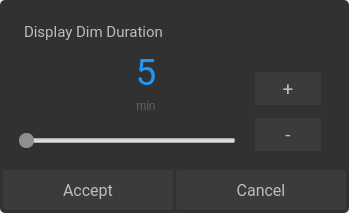
<?xml version="1.0" encoding="UTF-8"?>
<ui version="4.0">
 <class>DisplayDimBrightnessSettingsBasic</class>
 <widget class="QDialog" name="DisplayDimBrightnessSettingsBasic">
  <property name="geometry">
   <rect>
    <x>0</x>
    <y>0</y>
    <width>349</width>
    <height>213</height>
   </rect>
  </property>
  <property name="windowTitle">
   <string>Dialog</string>
  </property>
  <property name="styleSheet">
   <string notr="true"/>
  </property>
  <widget class="QPushButton" name="displayDimAccept">
   <property name="geometry">
    <rect>
     <x>3</x>
     <y>170</y>
     <width>170</width>
     <height>40</height>
    </rect>
   </property>
   <property name="font">
    <font>
     <family>Roboto</family>
     <pointsize>12</pointsize>
    </font>
   </property>
   <property name="focusPolicy">
    <enum>Qt::NoFocus</enum>
   </property>
   <property name="styleSheet">
    <string notr="true">QPushButton {
background-color:#3B3B3B;
color:#BDBDBD;
border:none;
border-radius:3px;
}
QPushButton:pressed {
background-color:#606060;
color:#BDBDBD;
border:none;
border-radius:3px;
}
</string>
   </property>
   <property name="text">
    <string>Accept</string>
   </property>
  </widget>
  <widget class="QLabel" name="displayDimUnit">
   <property name="geometry">
    <rect>
     <x>121</x>
     <y>99</y>
     <width>50</width>
     <height>14</height>
    </rect>
   </property>
   <property name="styleSheet">
    <string notr="true">color:#616161</string>
   </property>
   <property name="text">
    <string>min</string>
   </property>
   <property name="alignment">
    <set>Qt::AlignHCenter|Qt::AlignTop</set>
   </property>
  </widget>
  <widget class="QPushButton" name="displayDimCancel">
   <property name="geometry">
    <rect>
     <x>176</x>
     <y>170</y>
     <width>170</width>
     <height>40</height>
    </rect>
   </property>
   <property name="font">
    <font>
     <family>Roboto</family>
     <pointsize>12</pointsize>
    </font>
   </property>
   <property name="focusPolicy">
    <enum>Qt::NoFocus</enum>
   </property>
   <property name="styleSheet">
    <string notr="true">QPushButton {
background-color:#3B3B3B;
color:#BDBDBD;
border:none;
border-radius:3px;
}
QPushButton:pressed {
background-color:#606060;
color:#BDBDBD;
border:none;
border-radius:3px;
}
</string>
   </property>
   <property name="text">
    <string>Cancel</string>
   </property>
  </widget>
  <widget class="QLabel" name="displayDimTitle">
   <property name="geometry">
    <rect>
     <x>24</x>
     <y>16</y>
     <width>161</width>
     <height>31</height>
    </rect>
   </property>
   <property name="font">
    <font>
     <family>Roboto</family>
     <pointsize>11</pointsize>
    </font>
   </property>
   <property name="styleSheet">
    <string notr="true">color:#BDBDBD</string>
   </property>
   <property name="text">
    <string>Display Dim Duration</string>
   </property>
  </widget>
  <widget class="QSlider" name="displayDimSlider">
   <property name="geometry">
    <rect>
     <x>19</x>
     <y>125</y>
     <width>217</width>
     <height>32</height>
    </rect>
   </property>
   <property name="focusPolicy">
    <enum>Qt::NoFocus</enum>
   </property>
   <property name="styleSheet">
    <string notr="true">QSlider::handle:horizontal {
    background: #8f8f8f;
    width: 20px;
    border-radius: 7px;
}</string>
   </property>
   <property name="minimum">
    <number>1</number>
   </property>
   <property name="maximum">
    <number>10</number>
   </property>
   <property name="pageStep">
    <number>1</number>
   </property>
   <property name="orientation">
    <enum>Qt::Horizontal</enum>
   </property>
   <property name="invertedAppearance">
    <bool>false</bool>
   </property>
   <property name="invertedControls">
    <bool>false</bool>
   </property>
  </widget>
  <widget class="QPushButton" name="displayDimIncrement">
   <property name="geometry">
    <rect>
     <x>255</x>
     <y>72</y>
     <width>66</width>
     <height>33</height>
    </rect>
   </property>
   <property name="font">
    <font>
     <family>Roboto</family>
     <pointsize>14</pointsize>
    </font>
   </property>
   <property name="focusPolicy">
    <enum>Qt::NoFocus</enum>
   </property>
   <property name="styleSheet">
    <string notr="true">QPushButton {
background-color:#3B3B3B;
color:#BDBDBD;
border:none;
border-radius:3px;
}
QPushButton:pressed {
background-color:#606060;
color:#BDBDBD;
border:none;
border-radius:3px;
}
</string>
   </property>
   <property name="text">
    <string>+</string>
   </property>
  </widget>
  <widget class="QPushButton" name="displayDimDecrement">
   <property name="geometry">
    <rect>
     <x>255</x>
     <y>118</y>
     <width>66</width>
     <height>33</height>
    </rect>
   </property>
   <property name="font">
    <font>
     <family>Roboto</family>
     <pointsize>14</pointsize>
    </font>
   </property>
   <property name="focusPolicy">
    <enum>Qt::NoFocus</enum>
   </property>
   <property name="styleSheet">
    <string notr="true">QPushButton {
background-color:#3B3B3B;
color:#BDBDBD;
border:none;
border-radius:3px;
}
QPushButton:pressed {
background-color:#606060;
color:#BDBDBD;
border:none;
border-radius:3px;
}
</string>
   </property>
   <property name="text">
    <string>-</string>
   </property>
  </widget>
  <widget class="QLabel" name="displayDimValue">
   <property name="geometry">
    <rect>
     <x>121</x>
     <y>50</y>
     <width>50</width>
     <height>44</height>
    </rect>
   </property>
   <property name="font">
    <font>
     <family>Roboto</family>
     <pointsize>28</pointsize>
    </font>
   </property>
   <property name="styleSheet">
    <string notr="true">color:#2196F3</string>
   </property>
   <property name="text">
    <string>5</string>
   </property>
   <property name="alignment">
    <set>Qt::AlignCenter</set>
   </property>
  </widget>
  <widget class="QFrame" name="frame">
   <property name="geometry">
    <rect>
     <x>0</x>
     <y>0</y>
     <width>349</width>
     <height>213</height>
    </rect>
   </property>
   <property name="styleSheet">
    <string notr="true">background-color: rgb(49, 49, 49);
border: 1px;
border-radius: 5px;</string>
   </property>
   <property name="frameShape">
    <enum>QFrame::StyledPanel</enum>
   </property>
   <property name="frameShadow">
    <enum>QFrame::Raised</enum>
   </property>
  </widget>
  <zorder>frame</zorder>
  <zorder>displayDimAccept</zorder>
  <zorder>displayDimUnit</zorder>
  <zorder>displayDimCancel</zorder>
  <zorder>displayDimTitle</zorder>
  <zorder>displayDimSlider</zorder>
  <zorder>displayDimIncrement</zorder>
  <zorder>displayDimDecrement</zorder>
  <zorder>displayDimValue</zorder>
 </widget>
 <resources/>
 <connections/>
</ui>
